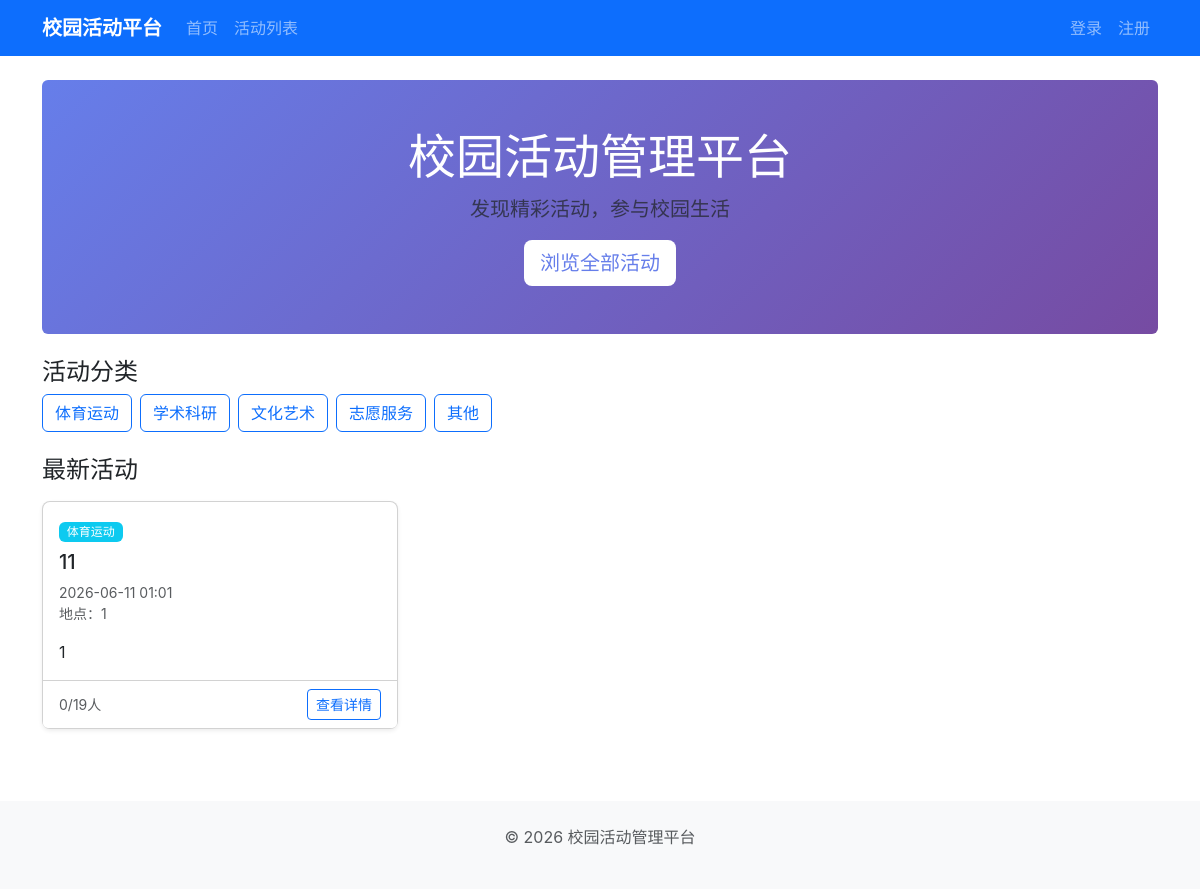
The page / on the database its author committed.
### app/models.py (models this page shows, shortened)
class Activity(db.Model):
    id = db.Column(db.Integer, primary_key=True)
    title = db.Column(db.String(200), nullable=False)
    description = db.Column(db.Text, nullable=False)
    category = db.Column(db.String(50), nullable=False)
    location = db.Column(db.String(200))
    start_time = db.Column(db.DateTime, nullable=False)
    end_time = db.Column(db.DateTime, nullable=False)
    max_participants = db.Column(db.Integer, nullable=False, default=0)
    registration_deadline = db.Column(db.DateTime)
    status = db.Column(db.String(20), default='pending')
    reject_reason = db.Column(db.String(500))
    organizer_id = db.Column(db.Integer, db.ForeignKey('user.id'), nullable=False)
    created_at = db.Column(db.DateTime, default=datetime.utcnow)
    updated_at = db.Column(db.DateTime, default=datetime.utcnow, onupdate=datetime.utcnow)
    registrations = db.relationship('Registration', backref='activity', lazy='dynamic')
    @property
    def current_participants(self):
        return Registration.query.filter_by(activity_id=self.id, status='registered').count()

### app/main/routes.py (the view)
@main_bp.route('/')
def index():
    activities = Activity.query.filter_by(status='approved').order_by(
        Activity.created_at.desc()
    ).limit(6).all()
    return render_template('main/index.html', activities=activities, categories=CATEGORIES)

### app/templates/main/index.html (shortened to what this page needs)
{% extends "base.html" %}
{% block content %}
<div class="hero-section text-center py-5 mb-4 bg-light rounded">
    <h1 class="display-5">校园活动管理平台</h1>
    <p class="lead text-muted">发现精彩活动，参与校园生活</p>
    <a href="{{ url_for('main.activity_list') }}" class="btn btn-primary btn-lg">浏览全部活动</a>
</div>
<div class="mb-4">
    <h4>活动分类</h4>
    <div class="d-flex flex-wrap gap-2">
        {% for value, label in categories %}
        <a href="{{ url_for('main.activity_list', category=value) }}" class="btn btn-outline-primary">{{ label }}</a>
        {% endfor %}
    </div>
</div>
<h4 class="mb-3">最新活动</h4>
{% if activities %}
<div class="row">
    {% for activity in activities %}
    <div class="col-md-4 mb-4">
        <div class="card h-100 shadow-sm">
            <div class="card-body">
                <span class="badge bg-info mb-2">
                    {% for v, l in categories %}{% if v == activity.category %}{{ l }}{% endif %}{% endfor %}
                </span>
                <h5 class="card-title">{{ activity.title }}</h5>
                <p class="card-text text-muted small">
                    {{ activity.start_time.strftime('%Y-%m-%d %H:%M') }}<br>
                    {% if activity.location %}地点：{{ activity.location }}{% endif %}
                </p>
                <p class="card-text">{{ activity.description[:80] }}{% if activity.description|length > 80 %}...{% endif %}</p>
            </div>
            <div class="card-footer bg-white d-flex justify-content-between align-items-center">
                <small class="text-muted">
                    {% if activity.max_participants > 0 %}
                        {{ activity.current_participants }}/{{ activity.max_participants }}人
                    {% else %}
                        {{ activity.current_participants }}人已报名
                    {% endif %}
                </small>
                <a href="{{ url_for('main.activity_detail', activity_id=activity.id) }}" class="btn btn-sm btn-outline-primary">查看详情</a>
            </div>
        </div>
    </div>
    {% endfor %}
</div>
{% else %}
<p class="text-muted">暂无活动</p>
{% endif %}
{% endblock %}

### app/static/css/style.css (style rules this page uses)
body { font-family: -apple-system, BlinkMacSystemFont, "Segoe UI", "Microsoft YaHei", sans-serif; min-height: 100vh; display: flex; flex-direction: column; }
.hero-section { background: linear-gradient(135deg, #667eea 0%, #764ba2 100%); color: white; border-radius: 12px; }
.hero-section .lead { color: rgba(255, 255, 255, 0.85); }
.hero-section .btn { background: white; color: #667eea; border: none; font-weight: 500; }
.card { transition: transform 0.2s ease, box-shadow 0.2s ease; border-radius: 8px; }
.badge { font-weight: 500; }

### rows shown on the page
Activity: categories "体育运动", title "11", start_time "2026-06-11 01:01", location "1", description "1", current_participants "0", max_participants "19"

### other values the page prints
{{ label }} "体育运动" "学术科研" "文化艺术" "志愿服务" "其他"
